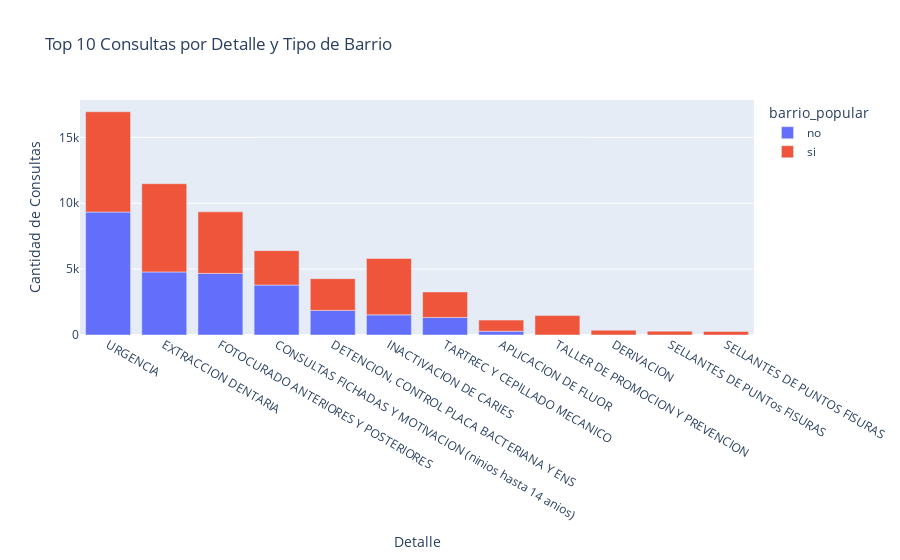

Notebook source saved alongside this figure:
### Code cell
import pandas as pd
import plotly.express as px

# Supongamos que tienes tu DataFrame llamado 'df' con los datos
# ... (procesa los datos como se mostró anteriormente)

# Eliminar filas con 'detalle' igual a '#¡REF!' y los detalles específicos
df = df[(df['detalle'] != '#¡REF!') &
        (df['detalle'] != 'CONSULTA-ADULTO (Desde 15 anos)') &
        (df['detalle'] != 'CONSULTAS FICHADAS Y MOTIVACION (NINOS hasta 14 anos)')]

# Corregir errores tipográficos en los detalles de las consultas
correcciones = {
    'FOTOCURADO ANTERIORES Y PosTERIORES': 'FOTOCURADO ANTERIORES Y POSTERIORES',
    'TARTREC Y CEPILLADO MECAniCO': 'TARTREC Y CEPILLADO MECANICO'
}

df['detalle'] = df['detalle'].replace(correcciones)

# Calcular la cantidad de consultas por detalle
atenciones_detalle = df.groupby(['detalle', 'barrio_popular'])['consulta_cantidad'].sum().reset_index()

# Encontrar los 10 detalles con la mayor cantidad de consultas
top_10_consultas = atenciones_detalle.nlargest(20, 'consulta_cantidad')

# Crear el gráfico de barras
fig = px.bar(top_10_consultas, x='detalle', y='consulta_cantidad',
             title='Top 10 Consultas por Detalle y Tipo de Barrio',
             labels={'detalle': 'Detalle', 'consulta_cantidad': 'Cantidad de Consultas'},
             color='barrio_popular',  # Colorear por tipo de barrio
             category_orders={"barrio_popular": ["no", "si"]},  # Ordenar las categorías
            )

fig.update_xaxes(title_text='Detalle')
fig.update_yaxes(title_text='Cantidad de Consultas')

# Mostrar el gráfico interactivo
fig.show()

# Guardar la imagen en formato PNG para PowerPoint
fig.write_image("grafico_consultas_detalle_top_10.png")

### Figure 1 — Plotly figure (JSON) as saved in the notebook; plotly's stock layout.template omitted (floating-point values rounded to 4 significant figures)
{"data": [{"alignmentgroup": "True", "hovertemplate": "barrio_popular=no<br>Detalle=%{x}<br>Cantidad de Consultas=%{y}<extra></extra>", "legendgroup": "no", "marker": {"color": "#636efa", "pattern": {"shape": ""}}, "name": "no", "offsetgroup": "no", "orientation": "v", "showlegend": true, "textposition": "auto", "type": "bar", "x": ["URGENCIA", "EXTRACCION DENTARIA", "FOTOCURADO ANTERIORES Y POSTERIORES", "CONSULTAS FICHADAS Y MOTIVACION (ninios hasta 14 anios)", "DETENCION, CONTROL PLACA BACTERIANA Y ENS", "INACTIVACION DE CARIES", "TARTREC Y CEPILLADO MECANICO", "APLICACION DE FLUOR"], "xaxis": "x", "y": [9328, 4783, 4672, 3789, 1868, 1529, 1333, 289], "yaxis": "y"}, {"alignmentgroup": "True", "hovertemplate": "barrio_popular=si<br>Detalle=%{x}<br>Cantidad de Consultas=%{y}<extra></extra>", "legendgroup": "si", "marker": {"color": "#EF553B", "pattern": {"shape": ""}}, "name": "si", "offsetgroup": "si", "orientation": "v", "showlegend": true, "textposition": "auto", "type": "bar", "x": ["URGENCIA", "EXTRACCION DENTARIA", "FOTOCURADO ANTERIORES Y POSTERIORES", "INACTIVACION DE CARIES", "CONSULTAS FICHADAS Y MOTIVACION (ninios hasta 14 anios)", "DETENCION, CONTROL PLACA BACTERIANA Y ENS", "TARTREC Y CEPILLADO MECANICO", "TALLER DE PROMOCION Y PREVENCION", "APLICACION DE FLUOR", "DERIVACION", "SELLANTES DE PUNTos FISURAS", "SELLANTES DE PUNTOS FISURAS"], "xaxis": "x", "y": [7611, 6697, 4671, 4282, 2612, 2408, 1935, 1472, 843, 367, 292, 268], "yaxis": "y"}], "layout": {"barmode": "relative", "legend": {"title": {"text": "barrio_popular"}, "tracegroupgap": 0}, "title": {"text": "Top 10 Consultas por Detalle y Tipo de Barrio"}, "xaxis": {"anchor": "y", "domain": [0, 1], "title": {"text": "Detalle"}}, "yaxis": {"anchor": "x", "domain": [0, 1], "title": {"text": "Cantidad de Consultas"}}}}
